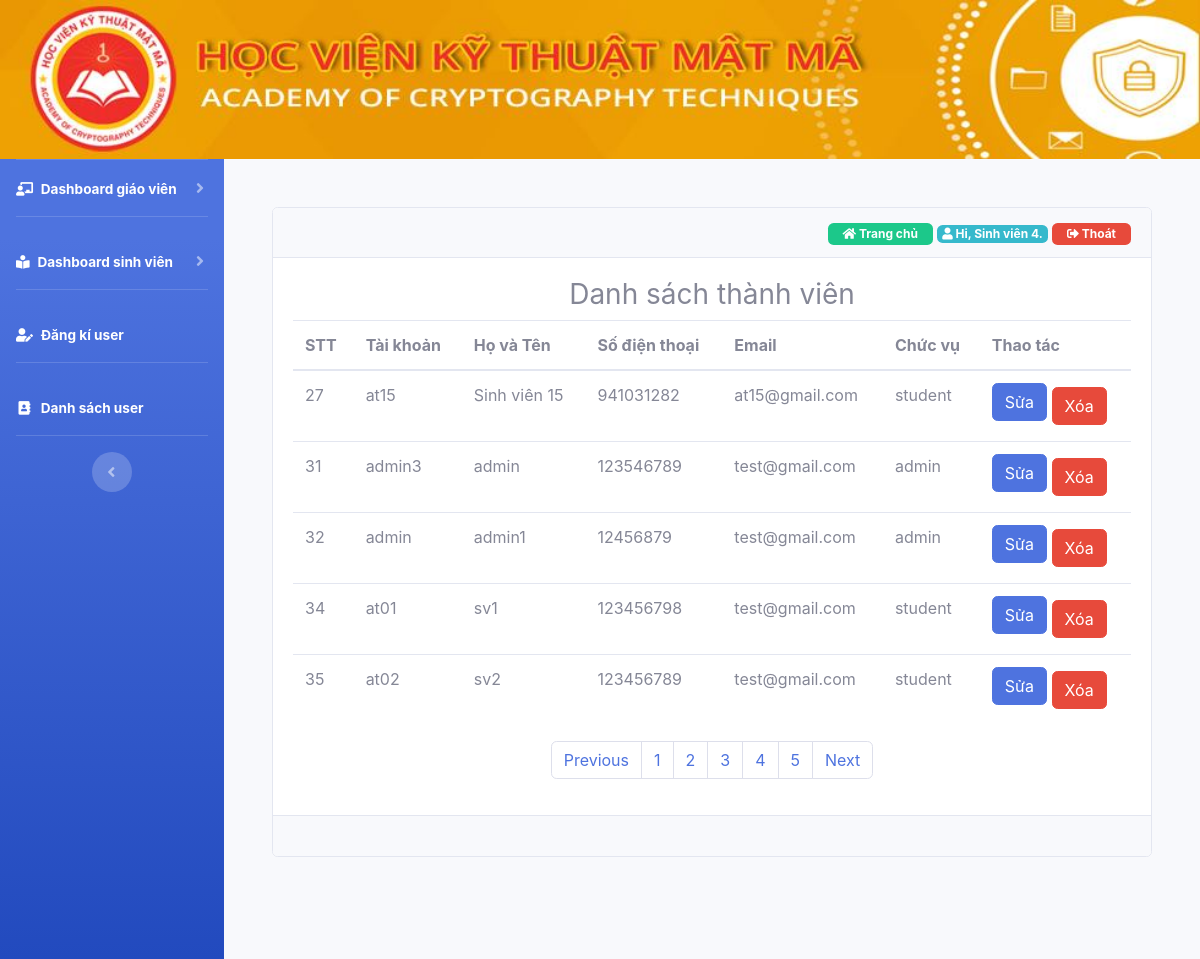
Screenshot of /ds-user.php?page=2 (signed in) with the database file from the repository.
### tables this page shows
CREATE TABLE `user` (
  `id` int(11) NOT NULL,
  `username` text NOT NULL,
  `password` text NOT NULL,
  `fullname` text NOT NULL,
  `phone` int(11) NOT NULL,
  `email` text NOT NULL,
  `permission` text NOT NULL
);

### ds-user.php (the view, shortened to what this page needs)
<!DOCTYPE html>
<html>
<head>
    <?php require_once('filecss.php') ?>
</head>
<body>
    <div class="container-fluid">
        <?php require_once('logo.php'); ?>
        <div class="main">
            <div id="wrapper">
                <div class="sidebar bg-gradient-primary">
                    <?php require_once('menu_left.php'); ?>
                </div>
                <div id="content-wrapper" class="d-flex flex-column p-5">
                    <div class="status">
                        <div class="card">
                            <div class="card-header text-right">
                                <?php require_once('home_page.php') ?>
                            </div>
                            <div class="card-body">
                                <h3 class="text-center">Danh sách thành viên</h3>
                                <div class="table-responsive">
                                    <table class="table table-hover table-inverse">
                                        <thead>
                                            <tr>
                                                <th>STT</th>
                                                <th>Tài khoản</th>
                                                <th>Họ và Tên</th>
                                                <th>Số điện thoại</th>
                                                <th>Email</th>
                                                <th>Chức vụ</th>
                                                <th>Thao tác</th>
                                            </tr>
                                        </thead>
                                        <tbody>
                                            <?php
                                            $sql_total = "select count(id) as total from user";
                                                $data = mysqli_query($con, $sql_total);
                                                $rows = mysqli_fetch_assoc($data);
                                                $total_records = $rows['total'];
                                                $current_page = isset($_GET['page']) ? $_GET['page'] : 1;
                                                $limit = 5;
                                                $total_page = ceil($total_records / $limit);
                                                $start = ($current_page - 1) * $limit;
                                             $sql1 = "select * from user limit $start,$limit";
                                            $check=mysqli_query($con,$sql1);
                                            while ($row1=mysqli_fetch_row($check)) {
                                                ?>
                                                <tr>
                                                    <td><?php echo $row1['0']; ?></td>
                                                    <td><?php echo $row1['1']; ?></td>
                                                    <td><?php echo $row1['3']; ?></td>
                                                    <td><?php echo $row1['4']; ?></td>
                                                    <td><?php echo $row1['5']; ?></td>
                                                    <td><?php echo $row1['6']; ?></td>
                                                    <td>
                                                        <a class="mb-2 btn btn-primary" href="sua_user.php?stt=<?php echo $row1[0] ?>">Sửa</a>
                                                        <a class="btn btn-danger" href="xoa_user.php?stt=<?php echo $row1[0] ?>">Xóa</a>
                                                    </td>
                                                </tr>
                                                <?php
                                            }
                                            ?>
                                        </tbody>
                                    </table>
                                    <nav aria-label="Page navigation example">
                                     <ul class="pagination justify-content-center">
                                        <?php
                                        if ($current_page > 1 && $total_page > 1) {
                                            echo '<li class="page-item"><a class="page-link" href="ds-user.php?page=' . ($current_page - 1) . '">Previous</a></li>';
                                        }
                                        for ($i = 1; $i <= $total_page; $i++) {
                                            if ($i == $current_page) {
                                                echo '<li class="page-item"><a class="page-link" href="#">'. $i .'</a></li>';
                                            } else {
                                                echo '<li class="page-item"><a class="page-link" href="ds-user.php?page=' . $i . '">'. $i .'</a></li>';
                                            }
                                        }
                                        if ($current_page < $total_page && $total_page > 1) {
                                            echo '<li class="page-item"><a class="page-link" href="ds-user.php?page=' . ($current_page + 1) . '">Next</a></li>';
                                        }
                                            ?>
                                </div>
                            </div>
                            <div class="card-footer">
                            </div>
                        </div>
                    </div>
                </div>
            </div>
        </div>
    </div>
</body>
</html>

### home_page.php (shortened to what this page needs)
<a href="index.php" style="text-decoration: none;"><span class="badge badge-success" style="padding: 5px 15px; "><i class="fas fa-home"></i> Trang chủ</span></a>
<?php
if (empty($_SESSION['username'])) {
    header("Location: /TTCS/login.php");
} else {
     include 'lib/connect.php';
    $username = $_SESSION['username'];
    $sql = "select * from user where username='$username'";
    $query = mysqli_query($con, $sql);
    if ($query) {
        $row = mysqli_fetch_row($query);
        ?>
        <span class="badge badge-info"><i class="fas fa-user"></i><?php echo " Hi, " . $row[3] . "."; ?></span>
        <a href="logout.php" ><span class="badge badge-danger" style="padding: 5px 15px;"><i class="fas fa-sign-out-alt"></i> Thoát</span></a>
    <?php
}
}
?>

### rows the page displays
user: fullname "Sinh viên 4"
user: id "27", username "at15", fullname "Sinh viên 15", phone "941031282", email "at15@gmail.com", permission "student"
user: id "31", username "admin3", fullname "admin", phone "123546789", email "test@gmail.com", permission "admin"
user: id "32", username "admin", fullname "admin1", phone "12456879", email "test@gmail.com", permission "admin"
user: id "34", username "at01", fullname "sv1", phone "123456798", email "test@gmail.com", permission "student"
user: id "35", username "at02", fullname "sv2", phone "123456789", email "test@gmail.com", permission "student"
